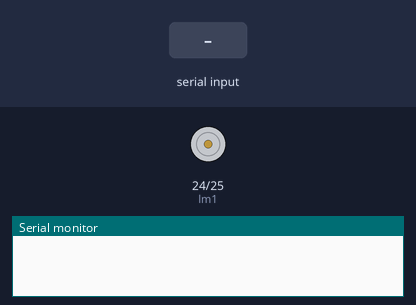
Bench run of a sketch on a simulated Arduino Mega 2560, built with avr-gcc and run on an emulated ATmega2560. Parts: motor-driver pin pairs drawn as motors (green arrow = first pin HIGH = forward, orange = second pin HIGH = backward, longer = more drive), the last lines printed to the serial monitor. The test bench sets the inputs (shaded band).

Above: at 1.2 s.
1.3 s: "f" received over Serial
At 2.5 s:
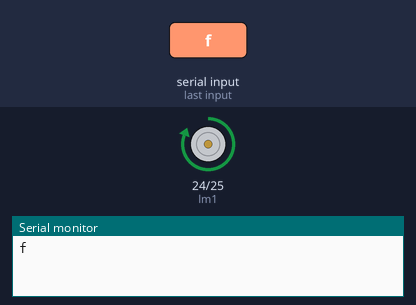
2.8 s: "R" received over Serial
At 3.8 s:
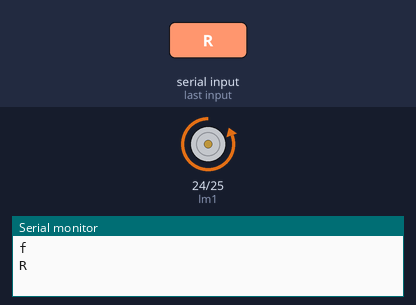
4.3 s: "s" received over Serial
At 4.9 s:
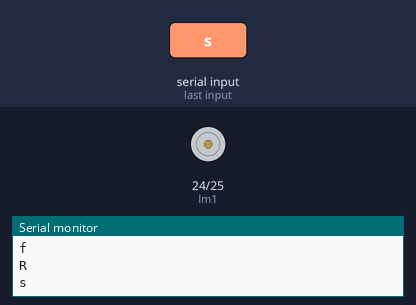
Timing chart, 0 to 7.3 s (numbered marks = the images above; inputs shaded):
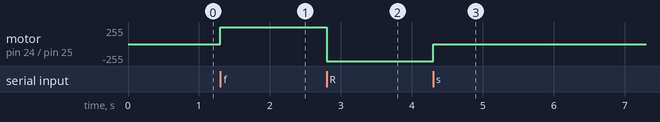

The sketch:

Gesture_Controlled_Bot.ino
```cpp
int lm1 = 24;
int lm2 = 25;
int rm1 = 0;
int rm2 = 1;

void forward()
{
  digitalWrite(lm1,1);
  digitalWrite(lm2,0);
  digitalWrite(rm1,1);
  digitalWrite(rm2,0);
}
void Stop()
{
  digitalWrite(lm1,0);
  digitalWrite(lm2,0);
  digitalWrite(rm1,0);
  digitalWrite(rm2,0);
}
void Reverse()
{
  digitalWrite(lm1,0);
  digitalWrite(lm2,1);
  digitalWrite(rm1,0);
  digitalWrite(rm2,1);
}
void Right()
{
  digitalWrite(lm1,1);
  digitalWrite(lm2,0);
  digitalWrite(rm1,0);
  digitalWrite(rm2,1);
}
void Left()
{
  digitalWrite(lm1,0);
  digitalWrite(lm2,1);
  digitalWrite(rm1,1);
  digitalWrite(rm2,0);
}
void setup() {
  Serial.begin(9600);
  pinMode(lm1,OUTPUT);
  pinMode(lm2,OUTPUT);
  pinMode(rm1,OUTPUT);
  pinMode(rm2,OUTPUT);
}

void loop() {
  while(!Serial.available());
  char c = Serial.read();
  Serial.println(c);
  if(c=='f')
  forward();
  if(c=='s')
  Stop();
  if(c=='R')
  Reverse();
  if(c=='l')
  Left();
  if(c=='r')
  Right();


}
```

Measured:
- after the input at 1.3 s, motor on pin 24 (lm1) / pin 25 (lm2): stopped → forward 255/255 at once
- after the input at 2.8 s, motor on pin 24 (lm1) / pin 25 (lm2): forward 255/255 → backward 255/255 at once
- after the input at 4.3 s, motor on pin 24 (lm1) / pin 25 (lm2): backward 255/255 → stopped at once
